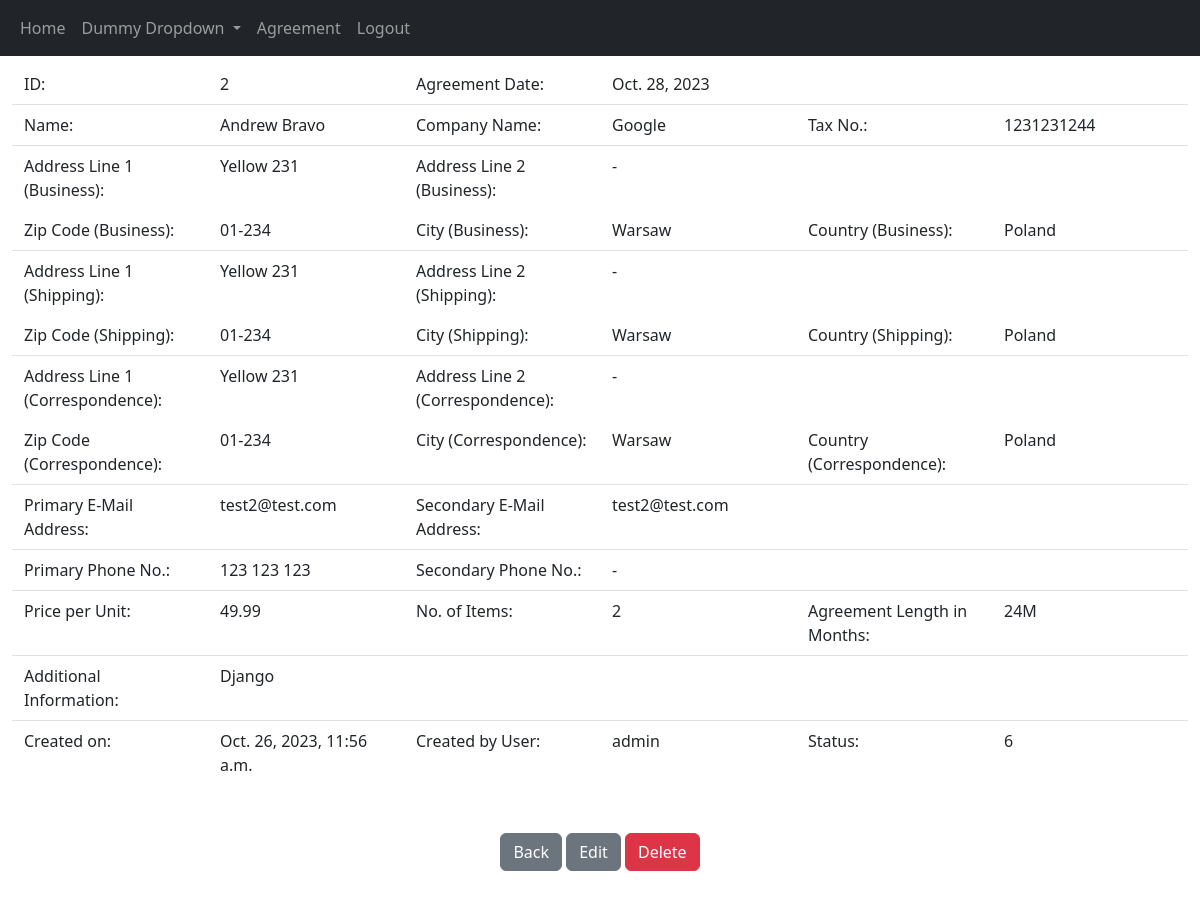
The app's page /agreement/2 (signed in) with its own data.
### agreement/models.py (models this page shows, shortened)
class Agreement(models.Model):
    class Meta:
        ordering = ["-created"]
    AGREEMENT_LENGTH_M = [("12M", "12M"), ("24M", "24M"), ("36M", "36M")]
    STATUS = [("1", "1 - New"), ("2", "2 - Generated"), ("3", "3 - Signed"), ("4", "4 - Forwarded"),
              ("5", "5 - Shipped"), ("6", "6 - Delivery Confirmed")]
    agreement_date = models.DateField()
    first_name = models.CharField(max_length=50)
    last_name = models.CharField(max_length=80)
    company_name = models.CharField(max_length=100)
    tax_number = models.CharField(max_length=20)
    business_address_line_1 = models.CharField(max_length=80, verbose_name="Business address")
    business_address_line_2 = models.CharField(blank=True, max_length=80, verbose_name="Business address")
    business_zip_code = models.CharField(max_length=10)
    business_city = models.CharField(max_length=40)
    business_country = models.CharField(max_length=40)
    shipping_address_line_1 = models.CharField(blank=True, max_length=80)
    shipping_address_line_2 = models.CharField(blank=True, max_length=80)
    shipping_zip_code = models.CharField(blank=True, max_length=10)
    shipping_city = models.CharField(blank=True, max_length=40)
    shipping_country = models.CharField(blank=True, max_length=40)
    correspondence_address_line_1 = models.CharField(blank=True, max_length=80)
    correspondence_address_line_2 = models.CharField(blank=True, max_length=80)
    correspondence_zip_code = models.CharField(blank=True, max_length=10)
    correspondence_city = models.CharField(blank=True, max_length=40)
    correspondence_country = models.CharField(blank=True, max_length=40)
    email_1 = models.EmailField(verbose_name="Primary email")
    email_2 = models.EmailField(blank=True, verbose_name="Secondary email")
    phone_no_1 = models.CharField(max_length=20, verbose_name="Primary phone")
    phone_no_2 = models.CharField(blank=True, max_length=20, verbose_name="Secondary phone")
    price = models.FloatField()
    no_of_items = models.PositiveSmallIntegerField()
    agreement_length = models.CharField(choices=AGREEMENT_LENGTH_M, default=AGREEMENT_LENGTH_M[1], max_length=5)
    additional_info = models.TextField(blank=True, validators=[validate_no_bad_words])
    created = models.DateTimeField(auto_now_add=True)
    user = models.ForeignKey(User, on_delete=models.DO_NOTHING, related_name="agreement")
    status = models.CharField(max_length=30, choices=STATUS, default=STATUS[0][1], null=True)
    @property
    def name(self):
        return f"{self.first_name} {self.last_name}"

### agreement/views.py (the view)
# urls.py: path("agreement/<int:pk>", views.AgreementDetailView.as_view(), name="agreement.details"),
class AgreementDetailView(LoginRequiredMixin, DetailView):
    model = Agreement
    context_object_name = "agreement"
    template_name = "agreement_details.html"
    login_url = "/login"

### agreement/templatetags/add_characters.py (called while the page is built)
@register.filter(name="add_space")
def add_space(string, step=3):
    return " ".join(string[i:i + step] for i in range(0, len(string), step))

### agreement/templates/agreement_details.html (shortened to what this page needs)
{% extends "base.html" %}
{% load l10n %}
{% load add_characters %}
{% block content %}
<div class="container-fluid text-start">
    <div class="row align-items-start">
        <div class="col-2 my-2">ID:</div>
        <div class="col-2 my-2">{{ agreement.pk }}</div>
        <div class="col-2 my-2">Agreement Date:</div>
        <div class="col-2 my-2">{{ agreement.agreement_date }}</div>
        <div class="border-top w-100"></div>
        <div class="col-2 my-2">Name:</div>
        <div class="col-2 my-2">{{ agreement.name }}</div>
        <div class="col-2 my-2">Company Name:</div>
        <div class="col-2 my-2">{{ agreement.company_name }}</div>
        <div class="col-2 my-2">Tax No.:</div>
        <div class="col-2 my-2">{{ agreement.tax_number }}</div>
        <div class="border-top w-100"></div>
        <div class="col-2 my-2">Address Line 1 (Business):</div>
        <div class="col-2 my-2">{{ agreement.business_address_line_1 }}</div>
        <div class="col-2 my-2">Address Line 2 (Business):</div>
        <div class="col-2 my-2">{{ agreement.business_address_line_2 }}</div>
        <div class="col-2 my-2">Zip Code (Business):</div>
        <div class="col-2 my-2">{{ agreement.business_zip_code }}</div>
        <div class="col-2 my-2">City (Business):</div>
        <div class="col-2 my-2">{{ agreement.business_city }}</div>
        <div class="col-2 my-2">Country (Business):</div>
        <div class="col-2 my-2">{{ agreement.business_country }}</div>
        <div class="border-top w-100"></div>
        <div class="col-2 my-2">Address Line 1 (Shipping):</div>
        <div class="col-2 my-2">{{ agreement.shipping_address_line_1 }}</div>
        <div class="col-2 my-2">Address Line 2 (Shipping):</div>
        <div class="col-2 my-2">{{ agreement.shipping_address_line_2 }}</div>
        <div class="col-2 my-2">Zip Code (Shipping):</div>
        <div class="col-2 my-2">{{ agreement.shipping_zip_code }}</div>
        <div class="col-2 my-2">City (Shipping):</div>
        <div class="col-2 my-2">{{ agreement.shipping_city }}</div>
        <div class="col-2 my-2">Country (Shipping):</div>
        <div class="col-2 my-2">{{ agreement.shipping_country }}</div>
        <div class="border-top w-100"></div>
        <div class="col-2 my-2">Address Line 1 (Correspondence):</div>
        <div class="col-2 my-2">{{ agreement.correspondence_address_line_1 }}</div>
        <div class="col-2 my-2">Address Line 2 (Correspondence):</div>
        <div class="col-2 my-2">{{ agreement.correspondence_address_line_2 }}</div>
        <div class="col-2 my-2">Zip Code (Correspondence):</div>
        <div class="col-2 my-2">{{ agreement.correspondence_zip_code }}</div>
        <div class="col-2 my-2">City (Correspondence):</div>
        <div class="col-2 my-2">{{ agreement.correspondence_city }}</div>
        <div class="col-2 my-2">Country (Correspondence):</div>
        <div class="col-2 my-2">{{ agreement.correspondence_country }}</div>
        <div class="border-top w-100"></div>
        <div class="col-2 my-2">Primary E-Mail Address:</div>
        <div class="col-2 my-2">{{ agreement.email_1 }}</div>
        <div class="col-2 my-2">Secondary E-Mail Address:</div>
        <div class="col-2 my-2">{{ agreement.email_2 }}</div>
        <div class="border-top w-100"></div>
        <div class="col-2 my-2">Primary Phone No.:</div>
        <div class="col-2 my-2">{{ agreement.phone_no_1 | add_space:3 }}</div>
        <div class="col-2 my-2">Secondary Phone No.:</div>
        <div class="col-2 my-2">{{ agreement.phone_no_2 | add_space:3 }}</div>
        <div class="border-top w-100"></div>
        <div class="col-2 my-2">Price per Unit:</div>
        <div class="col-2 my-2">{{ agreement.price }}</div>
        <div class="col-2 my-2">No. of Items:</div>
        <div class="col-2 my-2">{{ agreement.no_of_items }}</div>
        <div class="col-2 my-2">Agreement Length in Months:</div>
        <div class="col-2 my-2">{{ agreement.agreement_length }}</div>
        <div class="border-top w-100"></div>
        <div class="col-2 my-2">Additional Information:</div>
        <div class="col-10 my-2">{{ agreement.additional_info }}</div>
        <div class="border-top w-100"></div>
        <div class="col-2 my-2">Created on:</div>
        <div class="col-2 my-2">{{ agreement.created }}</div>
        <div class="col-2 my-2">Created by User:</div>
        <div class="col-2 my-2">{{ agreement.user }}</div>
        <div class="col-2 my-2">Status:</div>
        <div class="col-2 my-2">{{ agreement.status }}</div>
    </div>
</div>
<a href="{% url 'agreement.htmx' %}" class="btn btn-secondary my-5">Back</a>
<a href="{% url 'agreement.update' pk=agreement.id %}" class="btn btn-secondary my-5">Edit</a>
<a href="{% url 'agreement.delete' pk=agreement.id %}" class="btn btn-danger my-5">Delete</a>
{% endblock %}

### records on screen
Agreement: pk "2", agreement_date "Oct. 28, 2023", name "Andrew Bravo", company_name "Google", tax_number "1231231244", business_address_line_1 "Yellow 231", business_address_line_2 "-", business_zip_code "01-234", business_city "Warsaw", business_country "Poland", shipping_address_line_1 "Yellow 231", shipping_address_line_2 "-", shipping_zip_code "01-234", shipping_city "Warsaw", shipping_country "Poland", correspondence_address_line_1 "Yellow 231", correspondence_address_line_2 "-", correspondence_zip_code "01-234", correspondence_city "Warsaw", correspondence_country "Poland", email_1 "test2@test.com", email_2 "test2@test.com", phone_no_1|add_space "123 123 123", phone_no_2|add_space "-", price "49.99", no_of_items "2", agreement_length "24M", additional_info "Django", created "Oct. 26, 2023, 11:56 a.m.", user "admin", status "6"
